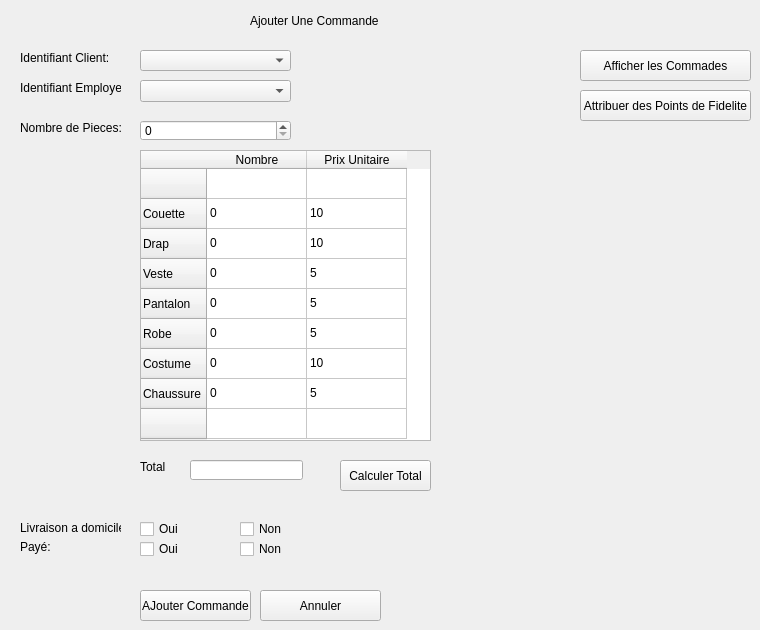
     <widget class="QWidget" name="stackedWidgetPage1">
      <widget class="QLabel" name="label_23">
       <property name="geometry">
        <rect>
         <x>20</x>
         <y>120</y>
         <width>101</width>
         <height>16</height>
        </rect>
       </property>
       <property name="text">
        <string>Nombre de Pieces:</string>
       </property>
      </widget>
      <widget class="QSpinBox" name="spinBox">
       <property name="geometry">
        <rect>
         <x>140</x>
         <y>120</y>
         <width>151</width>
         <height>21</height>
        </rect>
       </property>
       <property name="maximum">
        <number>1000000</number>
       </property>
      </widget>
      <widget class="QCheckBox" name="checkBox">
       <property name="geometry">
        <rect>
         <x>140</x>
         <y>520</y>
         <width>70</width>
         <height>18</height>
        </rect>
       </property>
       <property name="text">
        <string>Oui</string>
       </property>
      </widget>
      <widget class="QLabel" name="label_24">
       <property name="geometry">
        <rect>
         <x>20</x>
         <y>520</y>
         <width>101</width>
         <height>16</height>
        </rect>
       </property>
       <property name="text">
        <string>Livraison a domicile:</string>
       </property>
      </widget>
      <widget class="QCheckBox" name="checkBox_2">
       <property name="geometry">
        <rect>
         <x>240</x>
         <y>520</y>
         <width>70</width>
         <height>18</height>
        </rect>
       </property>
       <property name="text">
        <string>Non</string>
       </property>
      </widget>
      <widget class="QPushButton" name="pushButton_10">
       <property name="geometry">
        <rect>
         <x>140</x>
         <y>590</y>
         <width>111</width>
         <height>31</height>
        </rect>
       </property>
       <property name="text">
        <string>AJouter Commande</string>
       </property>
      </widget>
      <widget class="QPushButton" name="pushButton_16">
       <property name="geometry">
        <rect>
         <x>260</x>
         <y>590</y>
         <width>121</width>
         <height>31</height>
        </rect>
       </property>
       <property name="text">
        <string>Annuler</string>
       </property>
      </widget>
      <widget class="QTableWidget" name="tableWidget_2">
       <property name="geometry">
        <rect>
         <x>140</x>
         <y>150</y>
         <width>291</width>
         <height>291</height>
        </rect>
       </property>
       <row>
        <property name="text">
         <string/>
        </property>
       </row>
       <row>
        <property name="text">
         <string>Couette</string>
        </property>
       </row>
       <row>
        <property name="text">
         <string>Drap</string>
        </property>
       </row>
       <row>
        <property name="text">
         <string>Veste</string>
        </property>
       </row>
       <row>
        <property name="text">
         <string>Pantalon</string>
        </property>
       </row>
       <row>
        <property name="text">
         <string>Robe</string>
        </property>
       </row>
       <row>
        <property name="text">
         <string>Costume</string>
        </property>
       </row>
       <row>
        <property name="text">
         <string>Chaussure</string>
        </property>
       </row>
       <row>
        <property name="text">
         <string/>
        </property>
       </row>
       <column>
        <property name="text">
         <string>Nombre</string>
        </property>
       </column>
       <column>
        <property name="text">
         <string>Prix Unitaire</string>
        </property>
       </column>
       <item row="1" column="0">
        <property name="text">
         <string>0</string>
        </property>
       </item>
       <item row="1" column="1">
        <property name="text">
         <string>10</string>
        </property>
       </item>
       <item row="2" column="0">
        <property name="text">
         <string>0</string>
        </property>
       </item>
       <item row="2" column="1">
        <property name="text">
         <string>10</string>
        </property>
       </item>
       <item row="3" column="0">
        <property name="text">
         <string>0</string>
        </property>
       </item>
       <item row="3" column="1">
        <property name="text">
         <string>5</string>
        </property>
       </item>
       <item row="4" column="0">
        <property name="text">
         <string>0</string>
        </property>
       </item>
       <item row="4" column="1">
        <property name="text">
         <string>5</string>
        </property>
       </item>
       <item row="5" column="0">
        <property name="text">
         <string>0</string>
        </property>
       </item>
       <item row="5" column="1">
        <property name="text">
         <string>5</string>
        </property>
       </item>
       <item row="6" column="0">
        <property name="text">
         <string>0</string>
        </property>
       </item>
       <item row="6" column="1">
        <property name="text">
         <string>10</string>
        </property>
       </item>
       <item row="7" column="0">
        <property name="text">
         <string>0</string>
        </property>
       </item>
       <item row="7" column="1">
        <property name="text">
         <string>5</string>
        </property>
       </item>
      </widget>
      <widget class="QLabel" name="label_25">
       <property name="geometry">
        <rect>
         <x>20</x>
         <y>50</y>
         <width>91</width>
         <height>16</height>
        </rect>
       </property>
       <property name="text">
        <string>Identifiant Client:</string>
       </property>
      </widget>
      <widget class="QComboBox" name="comboBox_2">
       <property name="geometry">
        <rect>
         <x>140</x>
         <y>50</y>
         <width>151</width>
         <height>21</height>
        </rect>
       </property>
      </widget>
      <widget class="QLabel" name="label_26">
       <property name="geometry">
        <rect>
         <x>250</x>
         <y>10</y>
         <width>251</width>
         <height>21</height>
        </rect>
       </property>
       <property name="styleSheet">
        <string notr="true">font: 75 14pt &quot;MS Shell Dlg 2&quot;;</string>
       </property>
       <property name="text">
        <string>Ajouter Une Commande</string>
       </property>
      </widget>
      <widget class="QLabel" name="label_48">
       <property name="geometry">
        <rect>
         <x>20</x>
         <y>540</y>
         <width>47</width>
         <height>14</height>
        </rect>
       </property>
       <property name="text">
        <string>Payé:</string>
       </property>
      </widget>
      <widget class="QCheckBox" name="checkBox_5">
       <property name="geometry">
        <rect>
         <x>140</x>
         <y>540</y>
         <width>70</width>
         <height>18</height>
        </rect>
       </property>
       <property name="text">
        <string>Oui</string>
       </property>
      </widget>
      <widget class="QCheckBox" name="checkBox_6">
       <property name="geometry">
        <rect>
         <x>240</x>
         <y>540</y>
         <width>70</width>
         <height>18</height>
        </rect>
       </property>
       <property name="text">
        <string>Non</string>
       </property>
      </widget>
      <widget class="QLineEdit" name="lineEdit_11">
       <property name="geometry">
        <rect>
         <x>190</x>
         <y>460</y>
         <width>113</width>
         <height>20</height>
        </rect>
       </property>
      </widget>
      <widget class="QLabel" name="label_49">
       <property name="geometry">
        <rect>
         <x>140</x>
         <y>460</y>
         <width>47</width>
         <height>14</height>
        </rect>
       </property>
       <property name="text">
        <string>Total</string>
       </property>
      </widget>
      <widget class="QPushButton" name="Boutton_Afiche_Commades">
       <property name="geometry">
        <rect>
         <x>580</x>
         <y>50</y>
         <width>171</width>
         <height>31</height>
        </rect>
       </property>
       <property name="text">
        <string>Afficher les Commades</string>
       </property>
      </widget>
      <widget class="QLabel" name="label_50">
       <property name="geometry">
        <rect>
         <x>20</x>
         <y>80</y>
         <width>101</width>
         <height>16</height>
        </rect>
       </property>
       <property name="text">
        <string>Identifiant Employe:</string>
       </property>
      </widget>
      <widget class="QComboBox" name="comboBox_5">
       <property name="geometry">
        <rect>
         <x>140</x>
         <y>80</y>
         <width>151</width>
         <height>22</height>
        </rect>
       </property>
      </widget>
      <widget class="QLabel" name="label_51">
       <property name="geometry">
        <rect>
         <x>300</x>
         <y>50</y>
         <width>161</width>
         <height>16</height>
        </rect>
       </property>
       <property name="text">
        <string/>
       </property>
      </widget>
      <widget class="QLabel" name="label_52">
       <property name="geometry">
        <rect>
         <x>300</x>
         <y>80</y>
         <width>141</width>
         <height>16</height>
        </rect>
       </property>
       <property name="text">
        <string/>
       </property>
      </widget>
      <widget class="QLabel" name="label_53">
       <property name="geometry">
        <rect>
         <x>300</x>
         <y>120</y>
         <width>171</width>
         <height>16</height>
        </rect>
       </property>
       <property name="text">
        <string/>
       </property>
      </widget>
      <widget class="QLabel" name="label_54">
       <property name="geometry">
        <rect>
         <x>290</x>
         <y>520</y>
         <width>161</width>
         <height>16</height>
        </rect>
       </property>
       <property name="text">
        <string/>
       </property>
      </widget>
      <widget class="QLabel" name="label_55">
       <property name="geometry">
        <rect>
         <x>300</x>
         <y>540</y>
         <width>131</width>
         <height>16</height>
        </rect>
       </property>
       <property name="text">
        <string/>
       </property>
      </widget>
      <widget class="QLabel" name="label_56">
       <property name="geometry">
        <rect>
         <x>440</x>
         <y>470</y>
         <width>131</width>
         <height>16</height>
        </rect>
       </property>
       <property name="text">
        <string/>
       </property>
      </widget>
      <widget class="QPushButton" name="pushButton_17">
       <property name="geometry">
        <rect>
         <x>340</x>
         <y>460</y>
         <width>91</width>
         <height>31</height>
        </rect>
       </property>
       <property name="text">
        <string>Calculer Total</string>
       </property>
      </widget>
      <widget class="QPushButton" name="pushButton_18">
       <property name="geometry">
        <rect>
         <x>580</x>
         <y>90</y>
         <width>171</width>
         <height>31</height>
        </rect>
       </property>
       <property name="text">
        <string>Attribuer des Points de Fidelite</string>
       </property>
      </widget>
     </widget>
